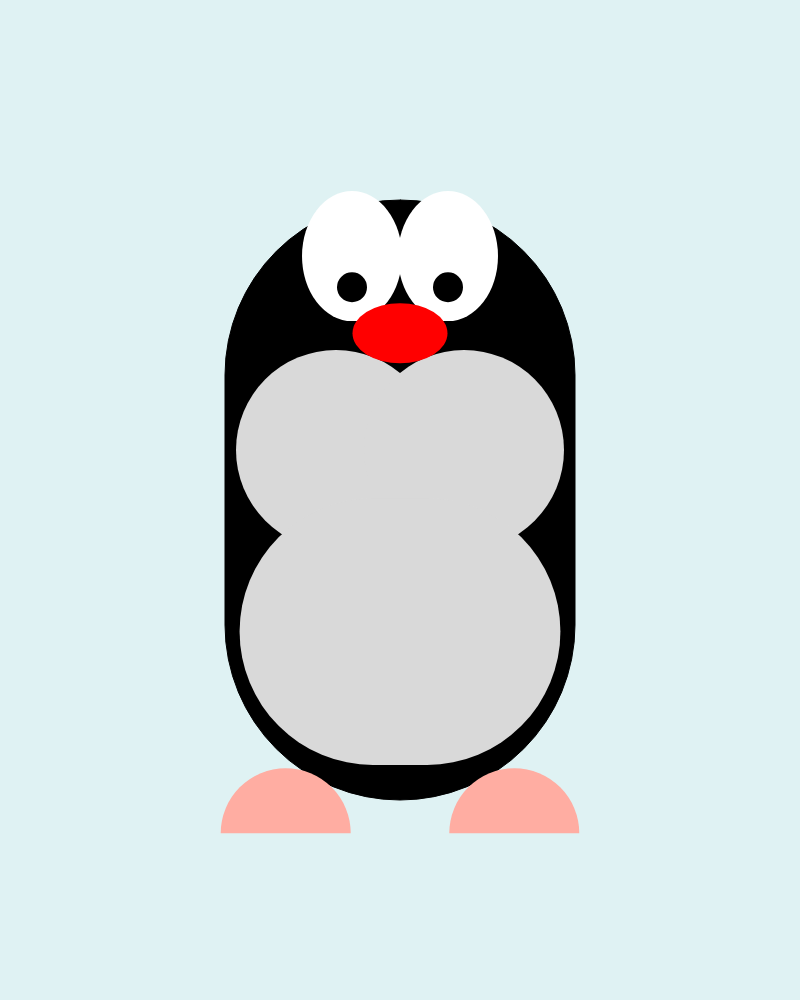
Frame 1 (no input)
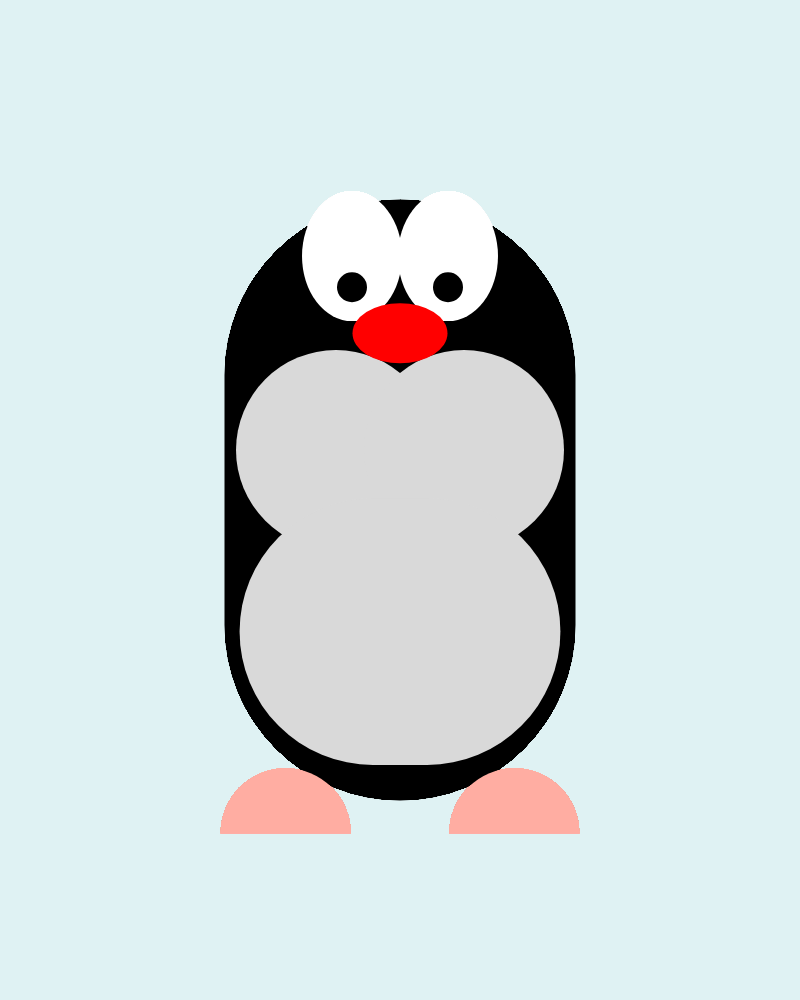
Frame 60 (no input)
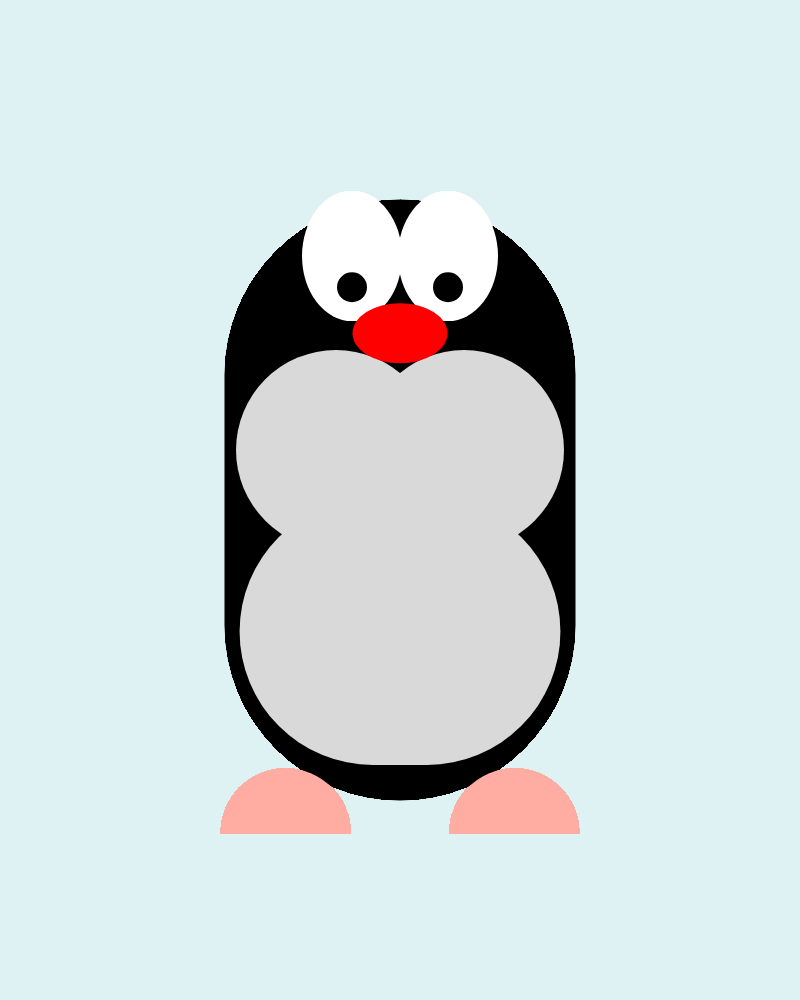
Frame 120 (the mouse pressed at the canvas centre since frame 60)

The p5.js sketch that drew these frames (run headless with seeded random() and noise() and a simulated clock; from frame 60 on, the mouse is pressed at the canvas centre):

// p5.js sketch
// ── sketch.js
// Defining global variables in order to draw the Mole
let x;
let y;
let w;
let h;


function moleRetina (x,y){
fill ("black")
ellipse(x-48, y-(y/2.35), 30)
ellipse(x+48, y-(y/2.35), 30)
}

function drawMole (x,y,w,h) {
  rectMode(CENTER)
  ellipseMode(CENTER)
  rectMode()

  //Mole Body
  fill("black")
  rect(x, y, w, h, w)

  //Mole Eyes
  fill("white")
  strokeWeight(0)
  ellipse(x-48, y-(y/2.05), 100, 130)
  ellipse(x+48, y-(y/2.05), 100, 130)

  //Mole Belly
  fill(217)
  strokeWeight(0)
  ellipse(x-64, y-(y/10), 200)
  ellipse(x+64, y-(y/10), 200)
  rect (x,y+(y/3.8),w-(w/12),h-(h/1.8),w)

  //Mole Feet
  fill (255,173,162)
  strokeWeight (0)
  arc(x-(x/3.5), y + (y/1.5), 130, 130, PI, 0, CHORD);
  arc(x+(x/3.5), y + (y/1.5), 130, 130, PI, 0, CHORD);

  //Nose
  fill("red")
  ellipse (x,y-(y/3),95,60)
}


function setup() {
  createCanvas(800, windowHeight);
  background(223, 242, 243);
}

function draw() {
  //Drawing the Mole + Retina
  drawMole (width/2, height/2, 350, 600)
  moleRetina (width/2, height/2)


}
